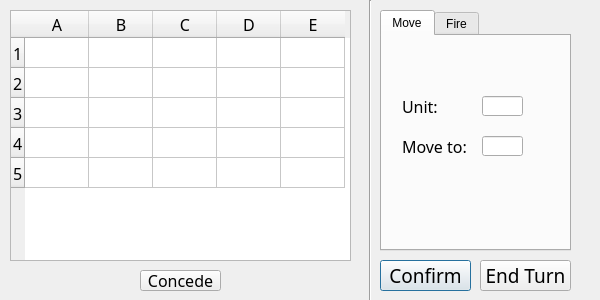
<?xml version="1.0" encoding="UTF-8"?>
<ui version="4.0" idbasedtr="false">
 <class>UserTurn</class>
 <widget class="QDialog" name="UserTurn">
  <property name="geometry">
   <rect>
    <x>0</x>
    <y>0</y>
    <width>600</width>
    <height>300</height>
   </rect>
  </property>
  <property name="minimumSize">
   <size>
    <width>600</width>
    <height>300</height>
   </size>
  </property>
  <property name="maximumSize">
   <size>
    <width>600</width>
    <height>300</height>
   </size>
  </property>
  <property name="windowTitle">
   <string>UserTurn</string>
  </property>
  <widget class="QTableWidget" name="tableWidget_2">
   <property name="geometry">
    <rect>
     <x>10</x>
     <y>10</y>
     <width>341</width>
     <height>251</height>
    </rect>
   </property>
   <property name="maximumSize">
    <size>
     <width>341</width>
     <height>16777215</height>
    </size>
   </property>
   <property name="font">
    <font>
     <family>Century Gothic</family>
     <pointsize>12</pointsize>
    </font>
   </property>
   <property name="lineWidth">
    <number>1</number>
   </property>
   <property name="horizontalScrollBarPolicy">
    <enum>Qt::ScrollBarAsNeeded</enum>
   </property>
   <property name="sizeAdjustPolicy">
    <enum>QAbstractScrollArea::AdjustToContents</enum>
   </property>
   <attribute name="horizontalHeaderDefaultSectionSize">
    <number>64</number>
   </attribute>
   <attribute name="horizontalHeaderMinimumSectionSize">
    <number>60</number>
   </attribute>
   <attribute name="verticalHeaderDefaultSectionSize">
    <number>30</number>
   </attribute>
   <attribute name="verticalHeaderMinimumSectionSize">
    <number>25</number>
   </attribute>
   <attribute name="verticalHeaderStretchLastSection">
    <bool>false</bool>
   </attribute>
   <row>
    <property name="text">
     <string>1</string>
    </property>
   </row>
   <row>
    <property name="text">
     <string>2</string>
    </property>
   </row>
   <row>
    <property name="text">
     <string>3</string>
    </property>
   </row>
   <row>
    <property name="text">
     <string>4</string>
    </property>
   </row>
   <row>
    <property name="text">
     <string>5</string>
    </property>
   </row>
   <column>
    <property name="text">
     <string>A</string>
    </property>
    <property name="font">
     <font>
      <family>Century Gothic</family>
      <pointsize>12</pointsize>
     </font>
    </property>
   </column>
   <column>
    <property name="text">
     <string>B</string>
    </property>
   </column>
   <column>
    <property name="text">
     <string>C</string>
    </property>
   </column>
   <column>
    <property name="text">
     <string>D</string>
    </property>
   </column>
   <column>
    <property name="text">
     <string>E</string>
    </property>
   </column>
  </widget>
  <widget class="Line" name="line_2">
   <property name="geometry">
    <rect>
     <x>360</x>
     <y>0</y>
     <width>20</width>
     <height>301</height>
    </rect>
   </property>
   <property name="orientation">
    <enum>Qt::Vertical</enum>
   </property>
  </widget>
  <widget class="QTabWidget" name="tabWidget">
   <property name="geometry">
    <rect>
     <x>380</x>
     <y>10</y>
     <width>191</width>
     <height>241</height>
    </rect>
   </property>
   <property name="currentIndex">
    <number>0</number>
   </property>
   <widget class="QWidget" name="tab">
    <attribute name="title">
     <string>Move</string>
    </attribute>
    <widget class="QLineEdit" name="lineEdit_5">
     <property name="geometry">
      <rect>
       <x>100</x>
       <y>60</y>
       <width>41</width>
       <height>20</height>
      </rect>
     </property>
    </widget>
    <widget class="QLineEdit" name="lineEdit_4">
     <property name="geometry">
      <rect>
       <x>100</x>
       <y>100</y>
       <width>41</width>
       <height>20</height>
      </rect>
     </property>
    </widget>
    <widget class="QLabel" name="label_6">
     <property name="geometry">
      <rect>
       <x>20</x>
       <y>60</y>
       <width>61</width>
       <height>21</height>
      </rect>
     </property>
     <property name="font">
      <font>
       <family>Century Gothic</family>
       <pointsize>12</pointsize>
      </font>
     </property>
     <property name="text">
      <string>Unit:</string>
     </property>
    </widget>
    <widget class="QLabel" name="label_5">
     <property name="geometry">
      <rect>
       <x>20</x>
       <y>100</y>
       <width>81</width>
       <height>21</height>
      </rect>
     </property>
     <property name="font">
      <font>
       <family>Century Gothic</family>
       <pointsize>12</pointsize>
      </font>
     </property>
     <property name="text">
      <string>Move to:</string>
     </property>
    </widget>
   </widget>
   <widget class="QWidget" name="tab_2">
    <attribute name="title">
     <string>Fire</string>
    </attribute>
    <widget class="QLabel" name="label_7">
     <property name="geometry">
      <rect>
       <x>20</x>
       <y>40</y>
       <width>61</width>
       <height>21</height>
      </rect>
     </property>
     <property name="font">
      <font>
       <family>Century Gothic</family>
       <pointsize>12</pointsize>
      </font>
     </property>
     <property name="text">
      <string>Target:</string>
     </property>
    </widget>
    <widget class="QLineEdit" name="lineEdit_6">
     <property name="geometry">
      <rect>
       <x>110</x>
       <y>40</y>
       <width>41</width>
       <height>20</height>
      </rect>
     </property>
    </widget>
   </widget>
  </widget>
  <widget class="QPushButton" name="pushButton_2">
   <property name="geometry">
    <rect>
     <x>380</x>
     <y>260</y>
     <width>91</width>
     <height>31</height>
    </rect>
   </property>
   <property name="font">
    <font>
     <family>Century Gothic</family>
     <pointsize>14</pointsize>
    </font>
   </property>
   <property name="text">
    <string>Confirm</string>
   </property>
  </widget>
  <widget class="QPushButton" name="pushButton_3">
   <property name="geometry">
    <rect>
     <x>140</x>
     <y>270</y>
     <width>81</width>
     <height>21</height>
    </rect>
   </property>
   <property name="font">
    <font>
     <family>Century Gothic</family>
     <pointsize>12</pointsize>
    </font>
   </property>
   <property name="text">
    <string>Concede</string>
   </property>
  </widget>
  <widget class="QPushButton" name="pushButton">
   <property name="geometry">
    <rect>
     <x>480</x>
     <y>260</y>
     <width>91</width>
     <height>31</height>
    </rect>
   </property>
   <property name="font">
    <font>
     <family>Century Gothic</family>
     <pointsize>14</pointsize>
    </font>
   </property>
   <property name="text">
    <string>End Turn</string>
   </property>
  </widget>
 </widget>
 <layoutdefault spacing="6" margin="11"/>
 <resources/>
 <connections>
  <connection>
   <sender>pushButton_3</sender>
   <signal>clicked()</signal>
   <receiver>UserTurn</receiver>
   <slot>accept()</slot>
   <hints>
    <hint type="sourcelabel">
     <x>174</x>
     <y>283</y>
    </hint>
    <hint type="destinationlabel">
     <x>257</x>
     <y>281</y>
    </hint>
   </hints>
  </connection>
 </connections>
</ui>
